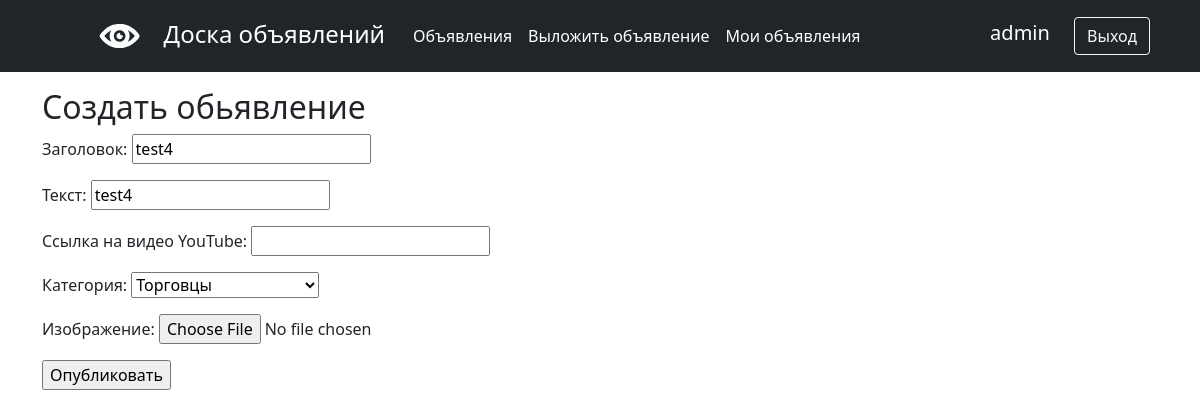
Screenshot of /adv/4/edit/ (signed in) with the database file from the repository.
### main/models.py (models this page shows, shortened)
class Advertisement(models.Model):
    header = models.CharField(max_length=255)
    text = models.TextField()
    video_link = models.TextField(null=True, blank=True)
    category = models.ForeignKey(Category, on_delete=models.CASCADE, verbose_name='Категория')
    time_create = models.DateTimeField(auto_now_add=True)
    user = models.ForeignKey(User, on_delete=models.CASCADE, related_name='advertisement_user')
    image = models.ImageField(upload_to='images/', null=True, blank=True)

class Category(models.Model):
    category = models.CharField(max_length=255, unique=True)
    def __str__(self):
        return f'{self.category}'

### main/views.py (the view)
# urls.py: path('<int:pk>/edit/', AdvEditView.as_view(), name='adv_edit'),
class AdvEditView(LoginRequiredMixin, UpdateView):
    template_name = 'advertisement_create.html'
    form_class = AdvForm
    def get_object(self, **kwargs):
        id = self.kwargs.get('pk')
        return Advertisement.objects.get(pk=id)

### main/forms.py
class AdvForm(ModelForm):
    header = forms.CharField(label='Заголовок', widget=forms.TextInput(attrs={'class': 'form-input'}))
    text = forms.CharField(label='Текст', widget=forms.TextInput(attrs={'class': 'form-input'}))
    video_link = forms.CharField(label='Ссылка на видео YouTube', widget=forms.TextInput(attrs={'class': 'form-input'}), required=False)
    image = forms.ImageField(label='Изображение', required=False)
    class Meta:
        model = Advertisement
        fields = ['user', 'header', 'text', 'video_link', 'category', 'image']
        widgets = {
            'user': forms.HiddenInput(),
        }

### templates/advertisement_create.html (shortened to what this page needs)
{% extends 'flatpages/default.html' %}
{% block content %}
<h2>Создать обьявление</h2>
<form method="POST" enctype="multipart/form-data">
    {{ form.as_p }}
    <input type="submit" value="Опубликовать">
</form>
{% endblock content %}

### templates/flatpages/default.html (shortened to what this page needs)
<!DOCTYPE html>
<html lang="en">
<head>
    {% load static %}
    <link href="{% static 'css/styles.css' %}" rel="stylesheet"/>
</head>
<body>
<header class="p-3 bg-dark text-white">
    <div class="container">
        <div class="d-flex flex-wrap align-items-center justify-content-center justify-content-lg-start">
            <ul class="nav col-12 col-lg-auto me-lg-auto mb-2 justify-content-center mb-md-0">
                <img class="navbar-brand " src="{% static 'img/logo.svg' %}" alt="logo">
                <span class="fs-4">Доска объявлений</span>
                <li><a href="/adv/" class="nav-link px-2 text-white">Объявления</a></li>
                <li><a href="{% url 'adv_create' %}" class="nav-link px-2 text-white">Выложить объявление</a></li>
                {% if request.user.is_authenticated %}
                <li><a href="{% url 'account' %}" class="nav-link px-2 text-white">Мои объявления</a></li>
                {% endif %}
            </ul>
            <div class="text-end">
                {% if not request.user.is_authenticated %}
                <a href="{% url 'login' %}" class="btn btn-outline-light me-2" role="button">Вход</a>
                <a href="{% url 'register' %}" class="btn btn-warning" role="button">Регистрация</a>
                {% else %}
                <span class="fs-5">{{ user.username }}</span>
                <a href="{% url 'logout' %}" class="btn btn-outline-light me-2" role="button">Выход</a>
                {% endif %}
            </div>
        </div>
    </div>
</header>
<div class="container">
    {% block content %}
    {% endblock content %}
</div>
</body>
</html>

### rows the page displays
Advertisement: header "test4", text "test4"
Category: category "Торговцы"

### other values shown
{{ user.username }} "admin"
